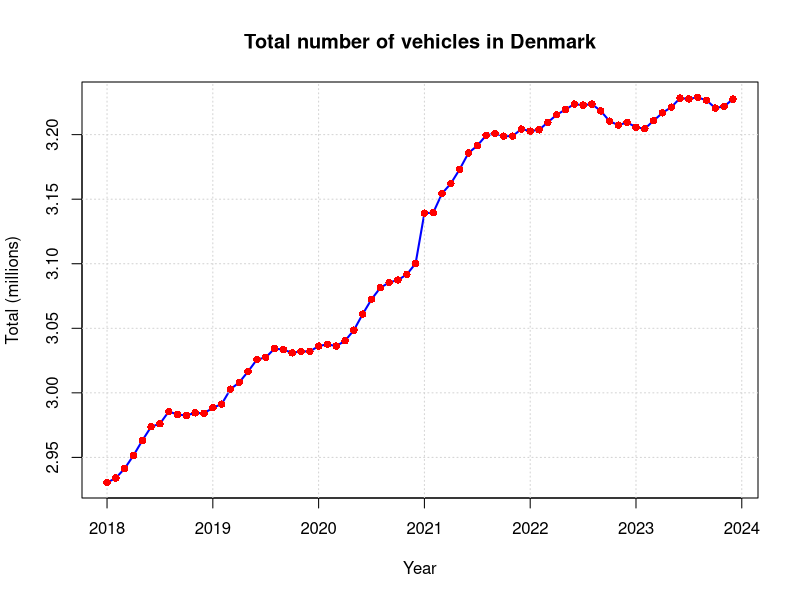
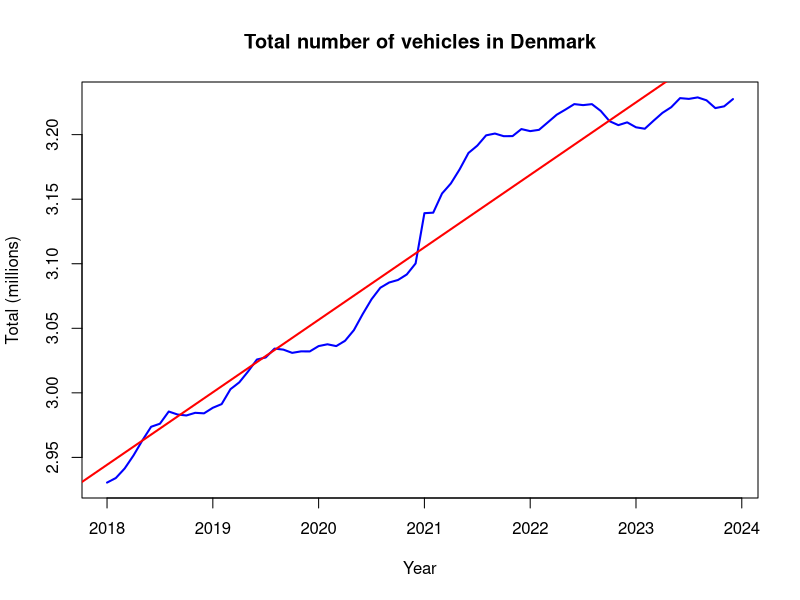

R code for these plots, in order:
### Read training data
#! Perhaps you need to set the working directory!?
#setwd("/home/pbac/g/course02417/2025/assignment1")
D <- read.csv("DST_BIL54.csv")
str(D)

# See the help
?strftime
D$time <- as.POSIXct(paste0(D$time,"-01"), "%Y-%m-%d", tz="UTC")
D$time
class(D$time)

## Year to month for each of them
D$year <- 1900 + as.POSIXlt(D$time)$year + as.POSIXlt(D$time)$mon / 12

## Make the output variable a floating point (i.e.\ decimal number)
D$total <- as.numeric(D$total) / 1E6

## Divide intro train and test set
teststart <- as.POSIXct("2024-01-01", tz="UTC")
Dtrain <- D[D$time < teststart, ]
Dtest <- D[D$time >= teststart, ]


################################################
# 1 Plot data
################################################


# 1.1 Make an array with train set with the year + month/12
x <- 1900 + as.POSIXlt(Dtrain$time)$year + as.POSIXlt(Dtrain$time)$mon / 12

# plot dtotal with x
plot(x, Dtrain$total, xlab="Year", ylab="Total (millions)", main="Total number of vehicles in Denmark", type="l", col="blue", lwd=2)
grid() # Add grid lines
points(x, Dtrain$total, pch=16, col="red") # Add points to the plot


################################################
# 2 Linear Trend model
################################################

# Fit a linear model
fit <- lm(Dtrain$total ~ x)
summary(fit)
plot(x, Dtrain$total, xlab="Year", ylab="Total (millions)", main="Total number of vehicles in Denmark", type="l", col="blue", lwd=2)
abline(fit, col="red", lwd=2)
